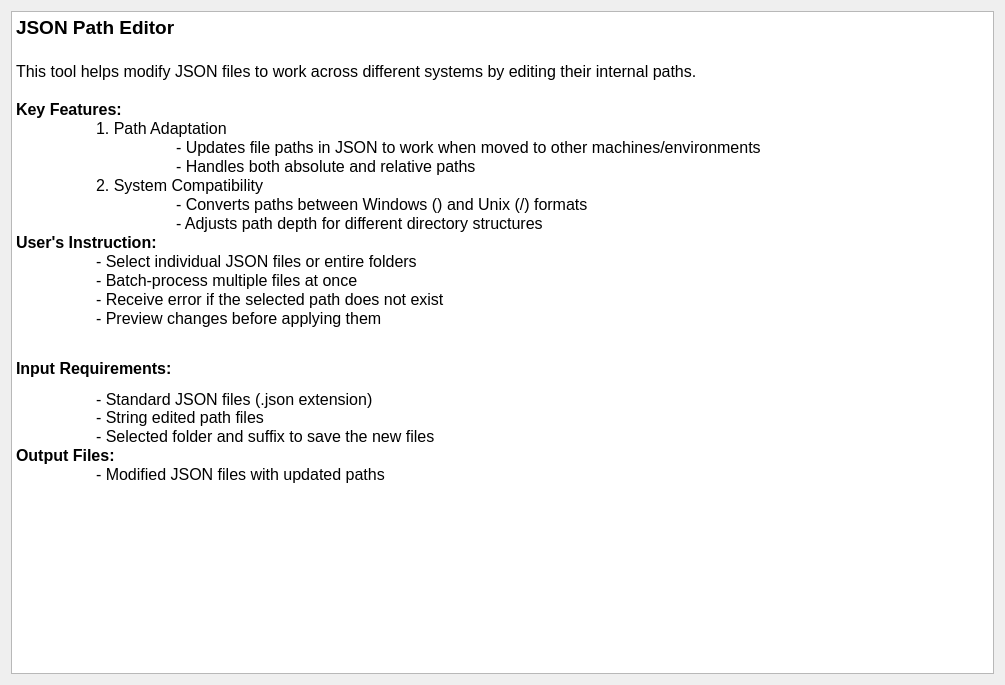
<?xml version="1.0" encoding="UTF-8"?>
<ui version="4.0">
 <class>JsonDescriptionStep</class>
 <widget class="QWidget" name="JsonDescriptionStep">
  <property name="geometry">
   <rect>
    <x>0</x>
    <y>0</y>
    <width>1005</width>
    <height>685</height>
   </rect>
  </property>
  <property name="windowTitle">
   <string/>
  </property>
  <property name="styleSheet">
   <string notr="true">font: 12pt &quot;Roboto&quot;;</string>
  </property>
  <layout class="QVBoxLayout" name="verticalLayout">
   <property name="spacing">
    <number>25</number>
   </property>
   <item>
    <widget class="QTextEdit" name="textEdit">
     <property name="readOnly">
      <bool>true</bool>
     </property>
     <property name="html">
      <string>&lt;!DOCTYPE HTML PUBLIC &quot;-//W3C//DTD HTML 4.0//EN&quot; &quot;http://www.w3.org/TR/REC-html40/strict.dtd&quot;&gt;
&lt;html&gt;&lt;head&gt;&lt;meta name=&quot;qrichtext&quot; content=&quot;1&quot; /&gt;&lt;meta charset=&quot;utf-8&quot; /&gt;&lt;style type=&quot;text/css&quot;&gt;
p, li { white-space: pre-wrap; }
hr { height: 1px; border-width: 0; }
li.unchecked::marker { content: &quot;\2610&quot;; }
li.checked::marker { content: &quot;\2612&quot;; }
&lt;/style&gt;&lt;/head&gt;&lt;body style=&quot; font-family:'Roboto'; font-size:12pt; font-weight:400; font-style:normal;&quot;&gt;
&lt;p style=&quot; margin-top:0px; margin-bottom:0px; margin-left:0px; margin-right:0px; -qt-block-indent:0; text-indent:0px;&quot;&gt;&lt;span style=&quot; font-size:14pt; font-weight:700;&quot;&gt;JSON Path Editor&lt;/span&gt;&lt;/p&gt;
&lt;p style=&quot;-qt-paragraph-type:empty; margin-top:0px; margin-bottom:0px; margin-left:0px; margin-right:0px; -qt-block-indent:0; text-indent:0px; font-size:14pt; font-weight:700;&quot;&gt;&lt;br /&gt;&lt;/p&gt;
&lt;p style=&quot; margin-top:0px; margin-bottom:0px; margin-left:0px; margin-right:0px; -qt-block-indent:0; text-indent:0px;&quot;&gt;This tool helps modify JSON files to work across different systems by editing their internal paths.&lt;/p&gt;
&lt;p style=&quot;-qt-paragraph-type:empty; margin-top:0px; margin-bottom:0px; margin-left:0px; margin-right:0px; -qt-block-indent:0; text-indent:0px;&quot;&gt;&lt;br /&gt;&lt;/p&gt;
&lt;p style=&quot; margin-top:0px; margin-bottom:0px; margin-left:0px; margin-right:0px; -qt-block-indent:0; text-indent:0px;&quot;&gt;&lt;span style=&quot; font-weight:700;&quot;&gt;Key Features:&lt;/span&gt;&lt;/p&gt;
&lt;p style=&quot; margin-top:0px; margin-bottom:0px; margin-left:0px; margin-right:0px; -qt-block-indent:0; text-indent:0px;&quot;&gt;	1. Path Adaptation&lt;/p&gt;
&lt;p style=&quot; margin-top:0px; margin-bottom:0px; margin-left:0px; margin-right:0px; -qt-block-indent:0; text-indent:0px;&quot;&gt;		- Updates file paths in JSON to work when moved to other machines/environments&lt;/p&gt;
&lt;p style=&quot; margin-top:0px; margin-bottom:0px; margin-left:0px; margin-right:0px; -qt-block-indent:0; text-indent:0px;&quot;&gt;		- Handles both absolute and relative paths&lt;/p&gt;
&lt;p style=&quot; margin-top:0px; margin-bottom:0px; margin-left:0px; margin-right:0px; -qt-block-indent:0; text-indent:0px;&quot;&gt;	2. System Compatibility&lt;/p&gt;
&lt;p style=&quot; margin-top:0px; margin-bottom:0px; margin-left:0px; margin-right:0px; -qt-block-indent:0; text-indent:0px;&quot;&gt;		- Converts paths between Windows () and Unix (/) formats&lt;/p&gt;
&lt;p style=&quot; margin-top:0px; margin-bottom:0px; margin-left:0px; margin-right:0px; -qt-block-indent:0; text-indent:0px;&quot;&gt;		- Adjusts path depth for different directory structures&lt;/p&gt;
&lt;p style=&quot; margin-top:0px; margin-bottom:0px; margin-left:0px; margin-right:0px; -qt-block-indent:0; text-indent:0px;&quot;&gt;&lt;span style=&quot; font-weight:700;&quot;&gt;User's Instruction:&lt;/span&gt;&lt;/p&gt;
&lt;p style=&quot; margin-top:0px; margin-bottom:0px; margin-left:0px; margin-right:0px; -qt-block-indent:0; text-indent:0px;&quot;&gt;	- Select individual JSON files or entire folders&lt;/p&gt;
&lt;p style=&quot; margin-top:0px; margin-bottom:0px; margin-left:0px; margin-right:0px; -qt-block-indent:0; text-indent:0px;&quot;&gt;	- Batch-process multiple files at once&lt;/p&gt;
&lt;p style=&quot; margin-top:0px; margin-bottom:0px; margin-left:0px; margin-right:0px; -qt-block-indent:0; text-indent:0px;&quot;&gt;	- Receive error if the selected path does not exist&lt;/p&gt;
&lt;p style=&quot; margin-top:0px; margin-bottom:0px; margin-left:0px; margin-right:0px; -qt-block-indent:0; text-indent:0px;&quot;&gt;	- Preview changes before applying them&lt;/p&gt;
&lt;p style=&quot;-qt-paragraph-type:empty; margin-top:0px; margin-bottom:0px; margin-left:0px; margin-right:0px; -qt-block-indent:0; text-indent:0px;&quot;&gt;&lt;br /&gt;&lt;/p&gt;
&lt;p style=&quot; margin-top:12px; margin-bottom:12px; margin-left:0px; margin-right:0px; -qt-block-indent:0; text-indent:0px;&quot;&gt;&lt;span style=&quot; font-weight:700;&quot;&gt;Input Requirements:&lt;/span&gt;&lt;/p&gt;
&lt;p style=&quot; margin-top:0px; margin-bottom:0px; margin-left:0px; margin-right:0px; -qt-block-indent:0; text-indent:0px;&quot;&gt;	- Standard JSON files (.json extension)&lt;br /&gt;	- String edited path files&lt;/p&gt;
&lt;p style=&quot; margin-top:0px; margin-bottom:0px; margin-left:0px; margin-right:0px; -qt-block-indent:0; text-indent:0px;&quot;&gt;	- Selected folder and suffix to save the new files&lt;/p&gt;
&lt;p style=&quot; margin-top:0px; margin-bottom:0px; margin-left:0px; margin-right:0px; -qt-block-indent:0; text-indent:0px;&quot;&gt;&lt;span style=&quot; font-weight:700;&quot;&gt;Output Files:&lt;/span&gt;&lt;/p&gt;
&lt;p style=&quot; margin-top:0px; margin-bottom:0px; margin-left:0px; margin-right:0px; -qt-block-indent:0; text-indent:0px;&quot;&gt;	- Modified JSON files with updated paths&lt;/p&gt;
&lt;p style=&quot;-qt-paragraph-type:empty; margin-top:0px; margin-bottom:0px; margin-left:0px; margin-right:0px; -qt-block-indent:0; text-indent:0px;&quot;&gt;&lt;br /&gt;&lt;/p&gt;&lt;/body&gt;&lt;/html&gt;</string>
     </property>
    </widget>
   </item>
  </layout>
 </widget>
 <resources>
  <include location="../../../../../snooz-toolbox/src/main/python/ui/themes/themes.qrc"/>
 </resources>
 <connections/>
</ui>
